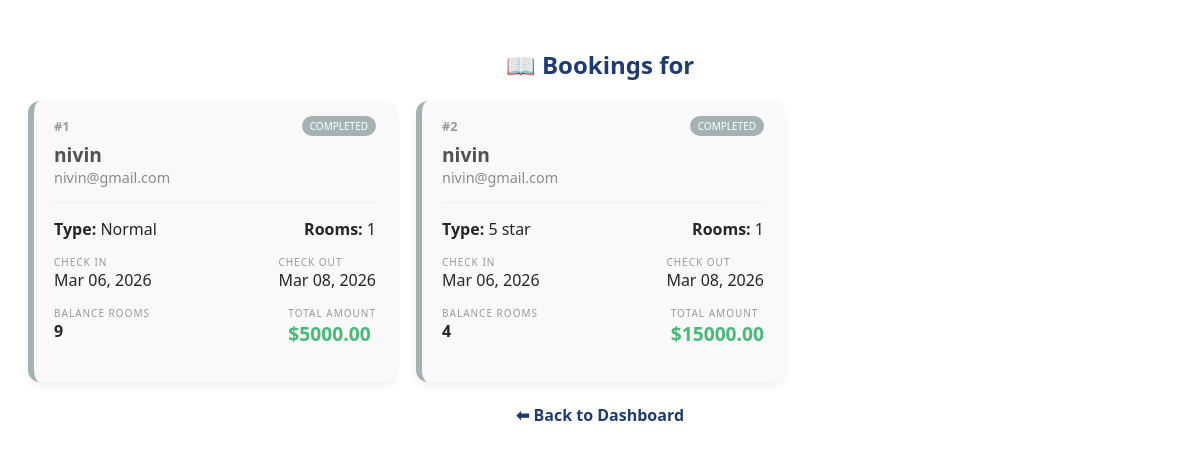
Page /hotel/dashboard/bookings/ (signed in) on the committed database.
### veeduapp/models.py (models this page shows, shortened)
class Hotelbooking(models.Model):
    ROOM_CHOICES = (
        ('Normal', 'Normal'),
        ('2 star', '2 star'),
        ('5 star', '5 star'),
        ('delux', 'delux'),
    )
    user = models.ForeignKey(User, on_delete=models.CASCADE, related_name='bookings')
    hotel=models.ForeignKey(Hotel,on_delete=models.CASCADE,default=1)
    rooms=models.ForeignKey(Room,on_delete=models.CASCADE,default=1)
    assigned_room = models.ForeignKey(RoomNumber, on_delete=models.SET_NULL, null=True)
    room_type=models.CharField(max_length=100, choices=ROOM_CHOICES , default='Normal')
    name =models.CharField(max_length=100)
    email = models.EmailField()
    count = models.IntegerField()
    check_in = models.DateField()
    check_out = models.DateField()
    is_available =models.BooleanField(default=True)
    balance_rooms=models.IntegerField(default=0)
    total_amount=models.DecimalField (max_digits=10,decimal_places=2,default=0)

### veeduapp/views.py (the view)
# urls.py: path('hotel/dashboard/bookings/',hotel_bookings_dashboard, name='hotel_bookings_dashboard'),
def hotel_bookings_dashboard(request):
    hotel_id = request.session.get('hotel_id')
    if not hotel_id:
        return redirect('hotels_login')
    bookings = Hotelbooking.objects.filter(hotel_id=hotel_id)
    return render(request, 'hotel_booking_dashboard.html', {
        'bookings': bookings
    })

### templates/hotel_booking_dashboard.html (shortened to what this page needs)
<div class="container" style="padding: 20px; font-family: 'Segoe UI', sans-serif;">
    <h2 style="text-align: center; color: #1e3c72;">📖 Bookings for {{ hotel.name }}</h2>
    <div class="booking-grid">
        {% now "Y-m-d" as today_str %}
        {% for booking in bookings %}
        <div class="booking-card {% if booking.check_out|date:'Y-m-d' < today_str %}expired{% endif %}">
            <div class="card-header">
                <span class="booking-id">#{{ booking.id }}</span>
                <span class="status-badge">
                    {% if booking.check_out|date:'Y-m-d' < today_str %}
                        Completed
                    {% else %}
                        Active
                    {% endif %}
                </span>
            </div>
            <div class="card-body">
                <div class="guest-name">{{ booking.name }}</div>
                <div class="guest-email">{{ booking.email }}</div>
                <hr>
                <div class="details-row">
                    <span><strong>Type:</strong> {{ booking.room_type }}</span>
                    <span><strong>Rooms:</strong> {{ booking.count }}</span>
                </div>
                <div class="date-row">
                    <div class="date-box">
                        <small>Check In</small>
                        <div>{{ booking.check_in|date:"M d, Y" }}</div>
                    </div>
                    <div class="date-box">
                        <small>Check Out</small>
                        <div>{{ booking.check_out|date:"M d, Y" }}</div>
                    </div>
                </div>
                <div class="financial-row">
                    <div>
                        <small>Balance Rooms</small>
                        <div class="val">{{ booking.balance_rooms }}</div>
                    </div>
                    <div>
                        <small>Total Amount</small>
                        <div class="val" style="color: #27ae60; font-size: 1.2rem;">${{ booking.total_amount }}</div>
                    </div>
                </div>
            </div>
        </div>
        {% empty %}
        <p style="text-align: center; width: 100%;">No bookings found for this hotel.</p>
        {% endfor %}
    </div>
    <br>
    <div style="text-align: center;">
        <a href="{% url 'hotel_dashboard' %}" style="text-decoration: none; color: #1e3c72; font-weight: bold;">
            ⬅ Back to Dashboard
        </a>
    </div>
</div>

### templates/hotel_booking_dashboard.html (style rules this page uses)
.booking-grid { display: grid; grid-template-columns: repeat(auto-fill, minmax(300px, 1fr)); gap: 20px; max-width: 1200px; margin: auto; }
.booking-card { background: white; border-radius: 12px; box-shadow: 0 4px 10px rgba(0,0,0,0.08); border-left: 6px solid #1e3c72; transition: 0.3s; }
.booking-card.expired { border-left: 6px solid #95a5a6; background-color: #f9f9f9; opacity: 0.85; }
.booking-card.expired .status-badge { background: #95a5a6; }
.card-header { padding: 15px 20px 5px; display: flex; justify-content: space-between; align-items: center; }
.booking-id { font-size: 0.8rem; color: #888; font-weight: bold; }
.status-badge { background: #1e3c72; color: white; font-size: 10px; padding: 3px 8px; border-radius: 20px; text-transform: uppercase; }
.card-body { padding: 0 20px 20px; }
.guest-name { font-size: 1.2rem; font-weight: bold; color: #333; }
.guest-email { font-size: 0.9rem; color: #777; margin-bottom: 10px; }
.details-row, .date-row, .financial-row { display: flex; justify-content: space-between; margin: 15px 0; }
.date-box small, .financial-row small { display: block; color: #888; text-transform: uppercase; font-size: 10px; letter-spacing: 1px; }
.val { font-weight: bold; }
hr { border: 0; border-top: 1px solid #eee; margin: 15px 0; }

### rows in the picture
Hotelbooking: id "1", shows "COMPLETED", name "nivin", email "nivin@gmail.com", room_type "Normal", count "1", check_in "Mar 06, 2026", check_out "Mar 08, 2026", balance_rooms "9", total_amount "5000.00"
Hotelbooking: id "2", shows "COMPLETED", name "nivin", email "nivin@gmail.com", room_type "5 star", count "1", check_in "Mar 06, 2026", check_out "Mar 08, 2026", balance_rooms "4", total_amount "15000.00"
